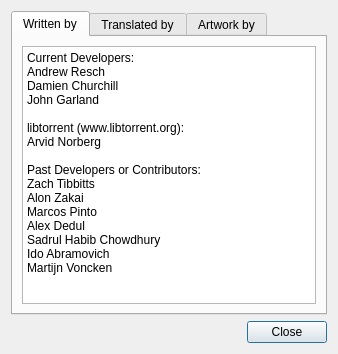
<?xml version="1.0" encoding="UTF-8"?>
<ui version="4.0">
 <author>Nikita Nemkin</author>
 <class>AboutCreditsDialog</class>
 <widget class="QDialog" name="AboutCreditsDialog">
  <property name="geometry">
   <rect>
    <x>0</x>
    <y>0</y>
    <width>338</width>
    <height>354</height>
   </rect>
  </property>
  <property name="windowTitle">
   <string>Credits</string>
  </property>
  <property name="modal">
   <bool>true</bool>
  </property>
  <layout class="QVBoxLayout" name="verticalLayout">
   <item>
    <widget class="QTabWidget" name="tabWidget">
     <property name="currentIndex">
      <number>0</number>
     </property>
     <widget class="QWidget" name="tab">
      <attribute name="title">
       <string>Written by</string>
      </attribute>
      <layout class="QVBoxLayout" name="verticalLayout_2">
       <item>
        <widget class="QPlainTextEdit" name="text_authors">
         <property name="readOnly">
          <bool>true</bool>
         </property>
         <property name="plainText">
          <string>Current Developers:
Andrew Resch
Damien Churchill
John Garland

libtorrent (www.libtorrent.org):
Arvid Norberg

Past Developers or Contributors:
Zach Tibbitts
Alon Zakai
Marcos Pinto
Alex Dedul
Sadrul Habib Chowdhury
Ido Abramovich
Martijn Voncken</string>
         </property>
        </widget>
       </item>
      </layout>
     </widget>
     <widget class="QWidget" name="tab_2">
      <attribute name="title">
       <string>Translated by</string>
      </attribute>
      <layout class="QVBoxLayout" name="verticalLayout_3">
       <item>
        <widget class="QPlainTextEdit" name="text_translators">
         <property name="readOnly">
          <bool>true</bool>
         </property>
         <property name="plainText">
          <string>Aaron Wang Shi
abbigss
ABCdatos
Abcx
Actam
Adam
adaminikisi
adi_oporanu
Adrian Goll
afby
Ahmades
Ahmad Farghal
Ahmad Gharbeia أحمد غربية
akira
Aki Sivula
Alan Pepelko
Alberto
Alberto Ferrer
alcatr4z
AlckO
Aleksej Korgenkov
Alessio Treglia
Alexander Ilyashov
Alexander Matveev
Alexander Saltykov
Alexander Taubenkorb
Alexander Telenga
Alexander Yurtsev
Alexandre Martani
Alexandre Rosenfeld
Alexandre Sapata Carbonell
Alexey Osipov
Alin Claudiu Radut
allah
AlSim
Alvaro Carrillanca P.
A.Matveev
Andras Hipsag
András Kárász
Andrea Ratto
Andreas Johansson
Andreas Str
André F. Oliveira
AndreiF
andrewh
Angel Guzman Maeso
Aníbal Deboni Neto
animarval
Antonio Cono
antoniojreyes
Anton Shestakov
Anton Yakutovich
antou
Arkadiusz Kalinowski
Artin
artir
Astur
Athanasios Lefteris
Athmane MOKRAOUI (ButterflyOfFire)
Augusta Carla Klug
Avoledo Marco
axaard
AxelRafn
Axezium
Ayont
b3rx
Bae Taegil
Bajusz Tamás
Balaam's Miracle
Ballestein
Bent Ole Fosse
berto89
bigx
Bjorn Inge Berg
blackbird
Blackeyed
blackmx
BlueSky
Blutheo
bmhm
bob00work
boenki
Bogdan Bădic-Spătariu
bonpu
Boone
boss01
Branislav Jovanović
bronze
brownie
Brus46
bumper
butely
BXCracer
c0nfidencal
Can Kaya
Carlos Alexandro Becker
cassianoleal
Cédric.h
César Rubén
chaoswizard
Chen Tao
chicha
Chien Cheng Wei
Christian Kopac
Christian Widell
Christoffer Brodd-Reijer
christooss
CityAceE
Clopy
Clusty
cnu
Commandant
Constantinos Koniaris
Coolmax
cosmix
Costin Chirvasuta
CoVaLiDiTy
cow_2001
Crispin Kirchner
crom
Cruster
Cybolic
Dan Bishop
Danek
Dani
Daniel Demarco
Daniel Ferreira
Daniel Frank
Daniel Holm
Daniel Høyer Iversen
Daniel Marynicz
Daniel Nylander
Daniel Patriche
Daniel Schildt
Daniil Sorokin
Dante Díaz
Daria Michalska
DarkenCZ
Darren
Daspah
David Eurenius
davidhjelm
David Machakhelidze
Dawid Dziurdzia
Daya Adianto
dcruz
Deady
Dereck Wonnacott
Devgru
Devid Antonio Filoni
DevilDogTG
di0rz`
Dialecti Valsamou
Diego Medeiros
Dkzoffy
Dmitrij D. Czarkoff
Dmitriy Geels
Dmitry Olyenyov
Dominik Kozaczko
Dominik Lübben
doomster
Dorota Król
Doyen Philippe
Dread Knight
DreamSonic
duan
Duong Thanh An
DvoglavaZver
dwori
dylansmrjones
Ebuntor
Edgar Alejandro Jarquin Flores
Eetu
ekerazha
Elias Julkunen
elparia
Emberke
Emiliano Goday Caneda
EndelWar
eng.essam
enubuntu
ercangun
Erdal Ronahi
ergin üresin
Eric
Éric Lassauge
Erlend Finvåg
Errdil
ethan shalev
Evgeni Spasov
ezekielnin
Fabian Ordelmans
Fabio Mazanatti
Fábio Nogueira
FaCuZ
Felipe Lerena
Fernando Pereira
fjetland
Florian Schäfer
FoBoS
Folke
Force
fosk
fragarray
freddeg
Frédéric Perrin
Fredrik Kilegran
FreeAtMind
Fulvio Ciucci
Gabor Kelemen
Galatsanos Panagiotis
Gaussian
gdevitis
Georg Brzyk
George Dumitrescu
Georgi Arabadjiev
Georg Sieber
Gerd Radecke
Germán Heusdens
Gianni Vialetto
Gigih Aji Ibrahim
Giorgio Wicklein
Giovanni Rapagnani
Giuseppe
gl
glen
granjerox
Green Fish
greentea
Greyhound
G. U.
Guillaume BENOIT
Guillaume Pelletier
Gustavo Henrique Klug
gutocarvalho
Guybrush88
Hans Rødtang
HardDisk
Hargas Gábor
Heitor Thury Barreiros Barbosa
helios91940
helix84
Helton Rodrigues
Hendrik Luup
Henrique Ferreiro
Henry Goury-Laffont
Hezy Amiel
hidro
hoball
hokten
Holmsss
hristo.num
Hubert Życiński
Hyo
Iarwain
ibe
ibear
Id2ndR
Igor Zubarev
IKON (Ion)
imen
Ionuț Jula
Isabelle STEVANT
István Nyitrai
Ivan Petrovic
Ivan Prignano
IvaSerge
jackmc
Jacks0nxD
Jack Shen
Jacky Yeung
Jacques Stadler
Janek Thomaschewski
Jan Kaláb
Jan Niklas Hasse
Jasper Groenewegen
Javi Rodríguez
Jayasimha (ಜಯಸಿಂಹ)
jeannich
Jeff Bailes
Jesse Zilstorff
Joan Duran
João Santos
Joar Bagge
Joe Anderson
Joel Calado
Johan Linde
John Garland
Jojan
jollyr0ger
Jonas Bo Grimsgaard
Jonas Granqvist
Jonas Slivka
Jonathan Zeppettini
Jørgen
Jørgen Tellnes
josé
José Geraldo Gouvêa
José Iván León Islas
José Lou C.
Jose Sun
Jr.
Jukka Kauppinen
Julián Alarcón
julietgolf
Jusic
Justzupi
Kaarel
Kai Thomsen
Kalman Tarnay
Kamil Páral
Kane_F
kaotiks@gmail.com
Kateikyoushii
kaxhinaz
Kazuhiro NISHIYAMA
Kerberos
Keresztes Ákos
kevintyk
kiersie
Kimbo^
Kim Lübbe
kitzOgen
Kjetil Rydland
kluon
kmikz
Knedlyk
koleoptero
Kőrösi Krisztián
Kouta
Krakatos
Krešo Kunjas
kripken
Kristaps
Kristian Øllegaard
Kristoffer Egil Bonarjee
Krzysztof Janowski
Krzysztof Zawada
Larry Wei Liu
laughterwym
Laur Mõtus
lazka
leandrud
lê bình
Le Coz Florent
Leo
liorda
LKRaider
LoLo_SaG
Long Tran
Lorenz
Low Kian Seong
Luca Andrea Rossi
Luca Ferretti
Lucky LIX
Luis Gomes
Luis Reis
Łukasz Wyszyński
luojie-dune
maaark
Maciej Chojnacki
Maciej Meller
Mads Peter Rommedahl
Major Kong
Malaki
malde
Malte Lenz
Mantas Kriaučiūnas
Mara Sorella
Marcin
Marcin Falkiewicz
marcobra
Marco da Silva
Marco de Moulin
Marco Rodrigues
Marcos
Marcos Escalier
Marcos Pinto
Marcus Ekstrom
Marek Dębowski
Mário Buči
Mario Munda
Marius Andersen
Marius Hudea
Marius Mihai
Mariusz Cielecki
Mark Krapivner
marko-markovic
Markus Brummer
Markus Sutter
Martin
Martin Dybdal
Martin Iglesias
Martin Lettner
Martin Pihl
Masoud Kalali
mat02
Matej Urbančič
Mathias-K
Mathieu Arès
Mathieu D. (MatToufoutu)
Mathijs
Matrik
Matteo Renzulli
Matteo Settenvini
Matthew Gadd
Matthias Benkard
Matthias Mailänder
Mattias Ohlsson
Mauro de Carvalho
Max Molchanov
Me
MercuryCC
Mert Bozkurt
Mert Dirik
MFX
mhietar
mibtha
Michael Budde
Michael Kaliszka
Michalis Makaronides
Michał Tokarczyk
Miguel Pires da Rosa
Mihai Capotă
Miika Metsälä
Mikael Fernblad
Mike Sierra
mikhalek
Milan Prvulović
Milo Casagrande
Mindaugas
Miroslav Matejaš
misel
mithras
Mitja Pagon
M.Kitchen
Mohamed Magdy
moonkey
MrBlonde
muczy
Münir Ekinci
Mustafa Temizel
mvoncken
Mytonn
NagyMarton
neaion
Neil Lin
Nemo
Nerijus Arlauskas
Nicklas Larsson
Nicolaj Wyke
Nicola Piovesan
Nicolas Sabatier
Nicolas Velin
Nightfall
NiKoB
Nikolai M. Riabov
Niko_Thien
niska
Nithir
noisemonkey
nomemohes
nosense
null
Nuno Estêvão
Nuno Santos
nxxs
nyo
obo
Ojan
Olav Andreas Lindekleiv
oldbeggar
Olivier FAURAX
orphe
osantana
Osman Tosun
OssiR
otypoks
ounn
Oz123
Özgür BASKIN
Pablo Carmona A.
Pablo Ledesma
Pablo Navarro Castillo
Paco Molinero
Pål-Eivind Johnsen
pano
Paolo Naldini
Paracelsus
Patryk13_03
Patryk Skorupa
PattogoTehen
Paul Lange
Pavcio
Paweł Wysocki
Pedro Brites Moita
Pedro Clemente Pereira Neto
Pekka &quot;PEXI&quot; Niemistö
Penegal
Penzo
perdido
Peter Kotrcka
Peter Skov
Peter Van den Bosch
Petter Eklund
Petter Viklund
phatsphere
Phenomen
Philipi
Philippides Homer
phoenix
pidi
Pierre Quillery
Pierre Rudloff
Pierre Slamich
Pietrao
Piotr Strębski
Piotr Wicijowski
Pittmann Tamás
Playmolas
Prescott
Prescott_SK
pronull
Przemysław Kulczycki
Pumy
pushpika
PY
qubicllj
r21vo
Rafał Barański
rainofchaos
Rajbir
ras0ir
Rat
rd1381
Renato
Rene Hennig
Rene Pärts
Ricardo Duarte
Richard
Robert Hrovat
Roberth Sjonøy
Robert Lundmark
Robin Jakobsson
Robin Kåveland
Rodrigo Donado
Roel Groeneveld
rohmaru
Rolf Christensen
Rolf Leggewie
Roni Kantis
Ronmi
Rostislav Raykov
royto
RuiAmaro
Rui Araújo
Rui Moura
Rune Svendsen
Rusna
Rytis
Sabirov Mikhail
salseeg
Sami Koskinen
Samir van de Sand
Samuel Arroyo Acuña
Samuel R. C. Vale
Sanel
Santi
Santi Martínez Cantelli
Sardan
Sargate Kanogan
Sarmad Jari
Saša Bodiroža
sat0shi
Saulius Pranckevičius
Savvas Radevic
Sebastian Krauß
Sebastián Porta
Sedir
Sefa Denizoğlu
sekolands
Selim Suerkan
semsomi
Sergii Golovatiuk
setarcos
Sheki
Shironeko
Shlomil
silfiriel
Simone Tolotti
Simone Vendemia
sirkubador
Sławomir Więch
slip
slyon
smoke
Sonja
spectral
spin_555
spitf1r3
Spiziuz
Spyros Theodoritsis
SqUe
Squigly
srtck
Stefan Horning
Stefano Maggiolo
Stefano Roberto Soleti
steinberger
Stéphane Travostino
Stephan Klein
Steven De Winter
Stevie
Stian24
stylius
Sukarn Maini
Sunjae Park
Susana Pereira
szymon siglowy
takercena
TAS
Taygeto
temy4
texxxxxx
thamood
Thanos Chatziathanassiou
Tharawut Paripaiboon
Theodoor
Théophane Anestis
Thor Marius K. Høgås
Tiago Silva
Tiago Sousa
Tikkel
tim__b
Tim Bordemann
Tim Fuchs
Tim Kornhammar
Timo
Timo Jyrinki
Timothy Babych
TitkosRejtozo
Tom
Tomas Gustavsson
Tomas Valentukevičius
Tomasz Dominikowski
Tomislav Plavčić
Tom Mannerhagen
Tommy Mikkelsen
Tom Verdaat
Tony Manco
Tor Erling H. Opsahl
Toudi
tqm_z
Trapanator
Tribaal
Triton
TuniX12
Tuomo Sipola
turbojugend_gr
Turtle.net
twilight
tymmej
Ulrik
Umarzuki Mochlis
unikob
Vadim Gusev
Vagi
Valentin Bora
Valmantas Palikša
VASKITTU
Vassilis Skoullis
vetal17
vicedo
viki
villads hamann
Vincent Garibal
Vincent Ortalda
vinchi007
Vinícius de Figueiredo Silva
Vinzenz Vietzke
virtoo
virtual_spirit
Vitor Caike
Vitor Lamas Gatti
Vladimir Lazic
Vladimir Sharshov
Wanderlust
Wander Nauta
Ward De Ridder
WebCrusader
webdr
Wentao Tang
wilana
Wilfredo Ernesto Guerrero Campos
Wim Champagne
World Sucks
Xabi Ezpeleta
Xavi de Moner
XavierToo
XChesser
Xiaodong Xu
xyb
Yaron
Yasen Pramatarov
YesPoX
Yuren Ju
Yves MATHIEU
zekopeko
zhuqin
Zissan
Γιάννης Κατσαμπίρης
Артём Попов
Миша
Шаймарданов Максим
蔡查理</string>
         </property>
        </widget>
       </item>
      </layout>
     </widget>
     <widget class="QWidget" name="tab_3">
      <attribute name="title">
       <string>Artwork by</string>
      </attribute>
      <layout class="QVBoxLayout" name="verticalLayout_4">
       <item>
        <widget class="QPlainTextEdit" name="text_artists">
         <property name="readOnly">
          <bool>true</bool>
         </property>
         <property name="plainText">
          <string>Andrew Wedderburn
Andrew Resch</string>
         </property>
        </widget>
       </item>
      </layout>
     </widget>
    </widget>
   </item>
   <item>
    <widget class="QDialogButtonBox" name="buttonBox">
     <property name="standardButtons">
      <set>QDialogButtonBox::Close</set>
     </property>
    </widget>
   </item>
  </layout>
 </widget>
 <resources>
  <include location="../data/resources.qrc"/>
 </resources>
 <connections>
  <connection>
   <sender>buttonBox</sender>
   <signal>rejected()</signal>
   <receiver>AboutCreditsDialog</receiver>
   <slot>reject()</slot>
   <hints>
    <hint type="sourcelabel">
     <x>273</x>
     <y>248</y>
    </hint>
    <hint type="destinationlabel">
     <x>323</x>
     <y>228</y>
    </hint>
   </hints>
  </connection>
 </connections>
</ui>
